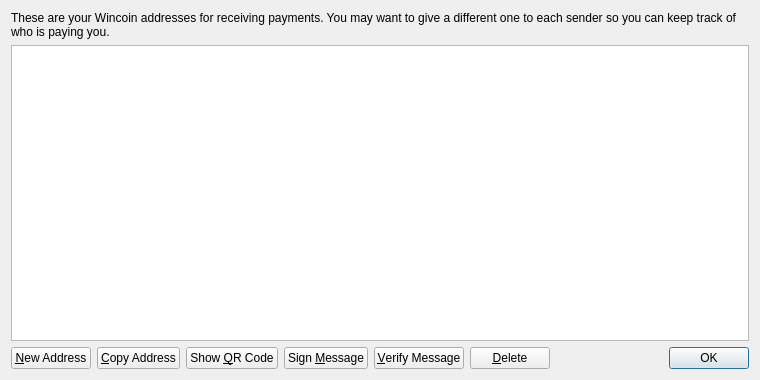
<?xml version="1.0" encoding="UTF-8"?>
<ui version="4.0">
 <class>AddressBookPage</class>
 <widget class="QWidget" name="AddressBookPage">
  <property name="geometry">
   <rect>
    <x>0</x>
    <y>0</y>
    <width>760</width>
    <height>380</height>
   </rect>
  </property>
  <property name="windowTitle">
   <string>Address Book</string>
  </property>
  <property name="styleSheet">
   <string notr="true">background-image: url(:/images/2s);</string>
  </property>
  <layout class="QVBoxLayout" name="verticalLayout">
   <item>
    <widget class="QLabel" name="labelExplanation">
     <property name="text">
      <string>These are your Wincoin addresses for receiving payments. You may want to give a different one to each sender so you can keep track of who is paying you.</string>
     </property>
     <property name="textFormat">
      <enum>Qt::PlainText</enum>
     </property>
     <property name="wordWrap">
      <bool>true</bool>
     </property>
    </widget>
   </item>
   <item>
    <widget class="QTableView" name="tableView">
     <property name="contextMenuPolicy">
      <enum>Qt::CustomContextMenu</enum>
     </property>
     <property name="toolTip">
      <string>Double-click to edit address or label</string>
     </property>
     <property name="tabKeyNavigation">
      <bool>false</bool>
     </property>
     <property name="alternatingRowColors">
      <bool>true</bool>
     </property>
     <property name="selectionMode">
      <enum>QAbstractItemView::SingleSelection</enum>
     </property>
     <property name="selectionBehavior">
      <enum>QAbstractItemView::SelectRows</enum>
     </property>
     <property name="sortingEnabled">
      <bool>true</bool>
     </property>
     <attribute name="verticalHeaderVisible">
      <bool>false</bool>
     </attribute>
    </widget>
   </item>
   <item>
    <layout class="QHBoxLayout" name="horizontalLayout">
     <item>
      <widget class="QPushButton" name="newAddressButton">
       <property name="toolTip">
        <string>Create a new address</string>
       </property>
       <property name="text">
        <string>&amp;New Address</string>
       </property>
       <property name="icon">
        <iconset resource="../bitcoin.qrc">
         <normaloff>:/icons/add</normaloff>:/icons/add</iconset>
       </property>
      </widget>
     </item>
     <item>
      <widget class="QPushButton" name="copyToClipboard">
       <property name="toolTip">
        <string>Copy the currently selected address to the system clipboard</string>
       </property>
       <property name="text">
        <string>&amp;Copy Address</string>
       </property>
       <property name="icon">
        <iconset resource="../bitcoin.qrc">
         <normaloff>:/icons/editcopy</normaloff>:/icons/editcopy</iconset>
       </property>
      </widget>
     </item>
     <item>
      <widget class="QPushButton" name="showQRCode">
       <property name="text">
        <string>Show &amp;QR Code</string>
       </property>
       <property name="icon">
        <iconset resource="../bitcoin.qrc">
         <normaloff>:/icons/qrcode</normaloff>:/icons/qrcode</iconset>
       </property>
      </widget>
     </item>
     <item>
      <widget class="QPushButton" name="signMessage">
       <property name="toolTip">
        <string>Sign a message to prove you own a Wincoin address</string>
       </property>
       <property name="text">
        <string>Sign &amp;Message</string>
       </property>
       <property name="icon">
        <iconset resource="../bitcoin.qrc">
         <normaloff>:/icons/edit</normaloff>:/icons/edit</iconset>
       </property>
      </widget>
     </item>
     <item>
      <widget class="QPushButton" name="verifyMessage">
       <property name="toolTip">
        <string>Verify a message to ensure it was signed with a specified Wincoin address</string>
       </property>
       <property name="text">
        <string>&amp;Verify Message</string>
       </property>
       <property name="icon">
        <iconset resource="../bitcoin.qrc">
         <normaloff>:/icons/transaction_0</normaloff>:/icons/transaction_0</iconset>
       </property>
      </widget>
     </item>
     <item>
      <widget class="QPushButton" name="deleteButton">
       <property name="toolTip">
        <string>Delete the currently selected address from the list</string>
       </property>
       <property name="text">
        <string>&amp;Delete</string>
       </property>
       <property name="icon">
        <iconset resource="../bitcoin.qrc">
         <normaloff>:/icons/remove</normaloff>:/icons/remove</iconset>
       </property>
      </widget>
     </item>
     <item>
      <spacer name="horizontalSpacer">
       <property name="orientation">
        <enum>Qt::Horizontal</enum>
       </property>
       <property name="sizeHint" stdset="0">
        <size>
         <width>40</width>
         <height>20</height>
        </size>
       </property>
      </spacer>
     </item>
     <item>
      <widget class="QDialogButtonBox" name="buttonBox">
       <property name="sizePolicy">
        <sizepolicy hsizetype="Maximum" vsizetype="Fixed">
         <horstretch>0</horstretch>
         <verstretch>0</verstretch>
        </sizepolicy>
       </property>
       <property name="standardButtons">
        <set>QDialogButtonBox::Ok</set>
       </property>
      </widget>
     </item>
    </layout>
   </item>
  </layout>
 </widget>
 <resources>
  <include location="../bitcoin.qrc"/>
 </resources>
 <connections/>
</ui>
